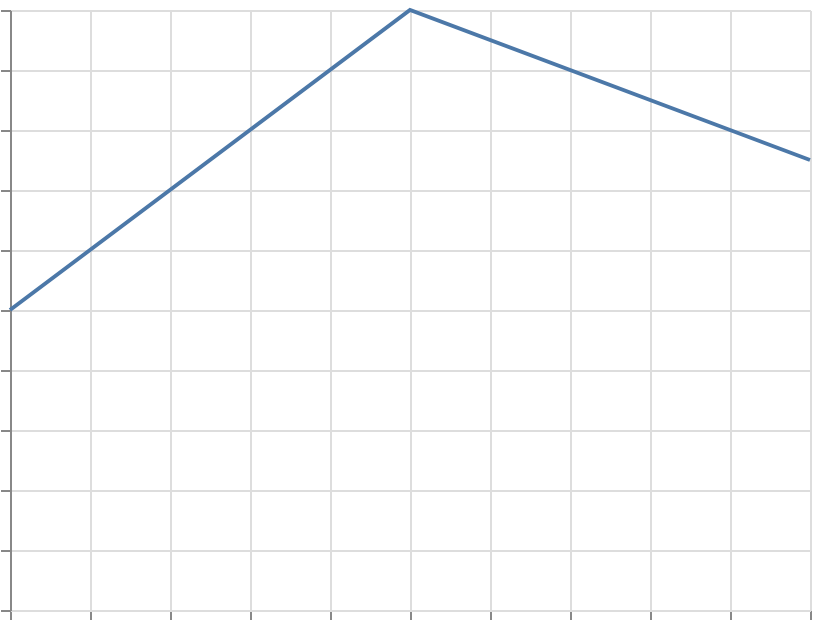

Here is the Vega-Lite specification saved for this chart:
### Vega specification from a JSON file in a GitHub repository (floating-point values rounded to 4 significant figures)
{"$schema": "https://vega.github.io/schema/vega/v6.json", "width": 400, "height": 300, "padding": 5, "autosize": "none", "data": [{"name": "table", "values": [{"x": 0, "y": 10, "c": "#4c78a8"}, {"x": 1, "y": 20, "c": "#f58518"}, {"x": 2, "y": 15, "c": "#e45756"}]}], "scales": [{"name": "x", "type": "linear", "domain": {"data": "table", "field": "x"}, "range": "width", "nice": true}, {"name": "y", "type": "linear", "domain": {"data": "table", "field": "y"}, "range": [{"signal": "height"}, 0], "nice": true}], "marks": [{"type": "line", "from": {"data": "table"}, "encode": {"update": {"x": {"scale": "x", "field": "x"}, "y": {"scale": "y", "field": "y"}, "stroke": {"field": "c"}, "strokeWidth": {"value": 2}}}}], "axes": [{"scale": "x", "orient": "bottom", "grid": true, "labels": false}, {"scale": "y", "orient": "left", "grid": true, "labels": false}], "description": "first item wins: a line mark is one path, styled by its first item"}
